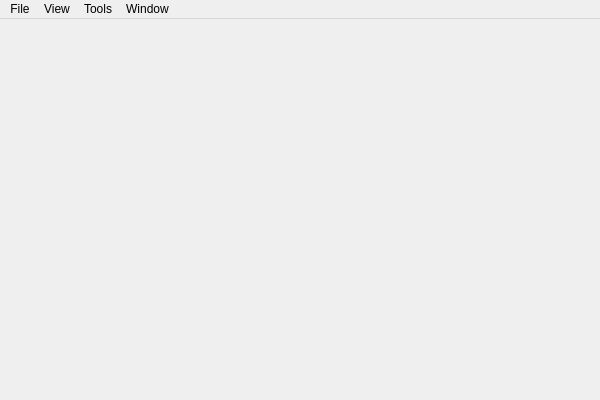
<?xml version="1.0" encoding="UTF-8"?>
<ui version="4.0">
 <class>HiveWEClass</class>
 <widget class="QMainWindow" name="HiveWEClass">
  <property name="geometry">
   <rect>
    <x>0</x>
    <y>0</y>
    <width>600</width>
    <height>400</height>
   </rect>
  </property>
  <property name="windowTitle">
   <string>HiveWE</string>
  </property>
  <widget class="QWidget" name="centralWidget">
   <layout class="QVBoxLayout" name="verticalLayout">
    <item>
     <widget class="GLWidget" name="widget" native="true"/>
    </item>
   </layout>
  </widget>
  <widget class="QMenuBar" name="menuBar">
   <property name="geometry">
    <rect>
     <x>0</x>
     <y>0</y>
     <width>600</width>
     <height>21</height>
    </rect>
   </property>
   <widget class="QMenu" name="menuFile">
    <property name="title">
     <string>File</string>
    </property>
    <addaction name="actionOpen"/>
    <addaction name="actionSave"/>
    <addaction name="actionSave_As"/>
    <addaction name="actionTest_Map"/>
   </widget>
   <widget class="QMenu" name="menuWindow">
    <property name="title">
     <string>Window</string>
    </property>
    <widget class="QMenu" name="menuNew_Pallete">
     <property name="title">
      <string>New Pallete</string>
     </property>
     <addaction name="actionPathing_Palette"/>
     <addaction name="actionTerrain_Palette"/>
     <addaction name="actionDoodad_Palette"/>     
    </widget>
    <addaction name="menuNew_Pallete"/>
   </widget>
   <widget class="QMenu" name="menuView">
    <property name="title">
     <string>View</string>
    </property>
    <widget class="QMenu" name="menuCamera">
     <property name="title">
      <string>Camera</string>
     </property>
     <addaction name="actionBirds_Eye"/>
     <addaction name="actionFirst_Person"/>
    </widget>
    <addaction name="actionUnits"/>
    <addaction name="actionDoodads"/>
    <addaction name="actionPathing"/>
    <addaction name="actionBrush"/>
    <addaction name="actionFrame_Times"/>
    <addaction name="separator"/>
    <addaction name="menuCamera"/>
   </widget>
   <widget class="QMenu" name="menuTools">
    <property name="title">
     <string>Tools</string>
    </property>
    <widget class="QMenu" name="menuPathing_Map">
     <property name="title">
      <string>Pathing Map</string>
     </property>
     <addaction name="actionChangeTilePathing"/>
    </widget>
    <addaction name="actionTileSetter"/>
    <addaction name="menuPathing_Map"/>
   </widget>
   <addaction name="menuFile"/>
   <addaction name="menuView"/>
   <addaction name="menuTools"/>
   <addaction name="menuWindow"/>
  </widget>
  <action name="actionConvert_Blockers_to_Pathmap">
   <property name="text">
    <string>Convert Blockers to Pathing Map</string>
   </property>
  </action>
  <action name="actionOpen">
   <property name="text">
    <string>Open Map...</string>
   </property>
  </action>
  <action name="actionConvert_Tile_Type_to_PathMap">
   <property name="text">
    <string>Convert Tile Type to Pathing Map</string>
   </property>
  </action>
  <action name="actionPathing_Palette">
   <property name="text">
    <string>Pathing</string>
   </property>
  </action>
  <action name="actionSave">
   <property name="text">
    <string>Save Map</string>
   </property>
  </action>
  <action name="actionTest_Map">
   <property name="text">
    <string>Test Map</string>
   </property>
  </action>
  <action name="actionSave_As">
   <property name="text">
    <string>Save Map As...</string>
   </property>
  </action>
  <action name="actionDoodads">
   <property name="checkable">
    <bool>true</bool>
   </property>
   <property name="checked">
    <bool>true</bool>
   </property>
   <property name="text">
    <string>Doodads</string>
   </property>
   <property name="shortcut">
    <string>D</string>
   </property>
  </action>
  <action name="actionPathing">
   <property name="checkable">
    <bool>true</bool>
   </property>
   <property name="checked">
    <bool>true</bool>
   </property>
   <property name="text">
    <string>Pathing</string>
   </property>
   <property name="shortcut">
    <string>P</string>
   </property>
  </action>
  <action name="actionBrush">
   <property name="checkable">
    <bool>true</bool>
   </property>
   <property name="checked">
    <bool>true</bool>
   </property>
   <property name="text">
    <string>Brush</string>
   </property>
  </action>
  <action name="actionTileSetter">
   <property name="text">
    <string>Modify Tileset...</string>
   </property>
  </action>
  <action name="actionTileReplace">
   <property name="text">
    <string>Replace Tile...</string>
   </property>
  </action>
  <action name="actionUnits">
   <property name="checkable">
    <bool>true</bool>
   </property>
   <property name="checked">
    <bool>true</bool>
   </property>
   <property name="text">
    <string>Units</string>
   </property>
   <property name="shortcut">
    <string>U</string>
   </property>
  </action>
  <action name="actionChangeTilePathing">
   <property name="text">
    <string>Change Tile Pathing...</string>
   </property>
  </action>
  <action name="actionChangeCliffPathing">
   <property name="text">
    <string>Change Cliff Pathing...</string>
   </property>
  </action>
  <action name="actionBirds_Eye">
   <property name="checkable">
    <bool>true</bool>
   </property>
   <property name="text">
    <string>Bird's-eye</string>
   </property>
  </action>
  <action name="actionFirst_Person">
   <property name="checkable">
    <bool>true</bool>
   </property>
   <property name="text">
    <string>First-person</string>
   </property>
  </action>
  <action name="actionTerrain_Palette">
   <property name="text">
    <string>Terrain</string>
   </property>
  </action>
  <action name="actionFrame_Times">
   <property name="checkable">
    <bool>true</bool>
   </property>
   <property name="text">
    <string>Frame Times</string>
   </property>
   <property name="shortcut">
    <string>F1</string>
   </property>
  </action>
  <action name="actionDoodad_Palette">
   <property name="text">
    <string>Doodad</string>
   </property>
  </action>
 </widget>
 <layoutdefault spacing="6" margin="11"/>
 <customwidgets>
  <customwidget>
   <class>GLWidget</class>
   <extends>QWidget</extends>
   <header>GLWidget.h</header>
   <container>1</container>
  </customwidget>
 </customwidgets>
 <resources>
  <include location="HiveWE.qrc"/>
 </resources>
 <connections/>
</ui>
